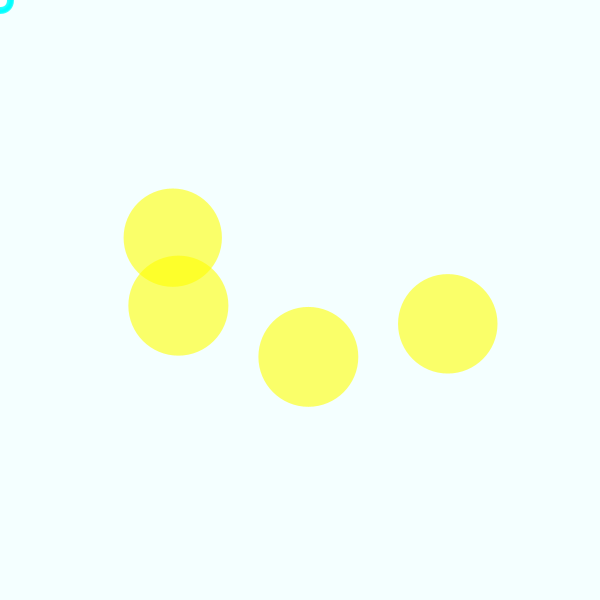
Frame 1 (no input)
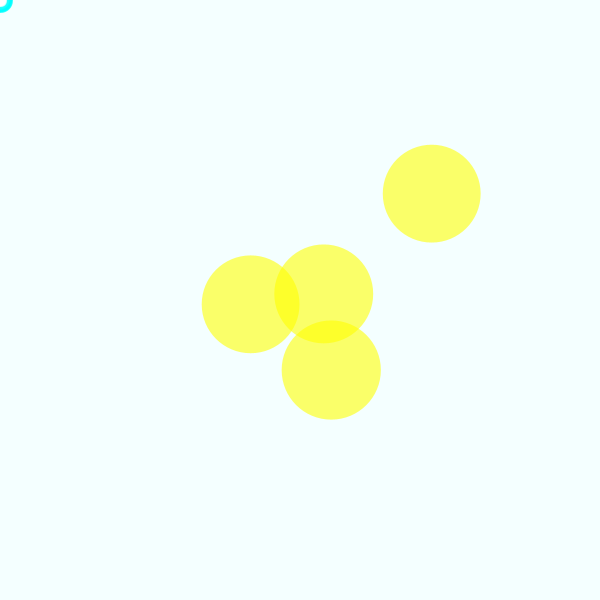
Frame 60 (the mouse pressed at the canvas centre just before this capture)
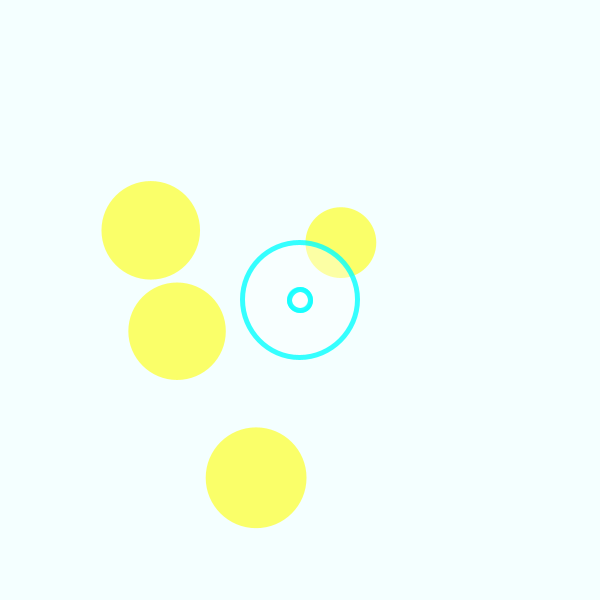
Frame 120 (the mouse held since frame 60 and released just before this capture)

The Processing sketch that drew these frames (run headless with seeded random() and noise(); from frame 60 on, the mouse is pressed at the canvas centre):

// Processing sketch: week1_balloon
// ── week1_balloon.pde

//Nature of Code week1 assignment

// Test comment

//Walker w;
Walker[] w;

void setup() {
  size(600, 600);
  frameRate(30);
  
  w = new Walker[4];
  //w = new Walker();
  for(int i = 0; i < w.length; i++) {
    w[i] = new Walker();
  }
}

void draw() {
 // background(240, 255, 255);
  background(244, 255, 255);
  
//  w.walk();
//  w.display();
  for (int i = 0; i < w.length; i++) {
    w[i].walk();
    w[i].display();
  }
}

// ── Walker.pde
import java.util.Random;

class Walker {
  

  // Declare a Random number generator object
  Random generator;
  
  PVector location;
  PVector noff;
  PVector reaction;
  
  Walker() {
    location = new PVector(width/2, height);
    noff = new PVector(random(1000), random(1000));
    reaction = new PVector(0, 0);
    generator = new Random();
  }
  
  void display() {
    
    float d = (float) generator.nextGaussian();
    float d2 = (float) generator.nextGaussian();
    float sd = 1;
    
    float distance = dist(location.x, location.y, mouseX, mouseY);
    
    if (distance < 100) {
      d = ( d * sd ) + map(distance, 0, 100, 0, 100);
      d2 = ( d * sd ) + map(distance, 0, 100, 100, 20);
    } else {
      d = ( d * sd ) + 100;
      d2 = ( d2 * sd ) + 20;
    }
    
    noStroke();
    fill(255, 255, 0, 150);
    ellipse(location.x, location.y, d, d);
    
    stroke(0, 255, 255, 200);
    strokeWeight(5);
    fill(255, 255, 255, 100);
    ellipse(mouseX, mouseY, d2, d2);
  }
  
  void walk() {
   
    location.x = map(noise(noff.x), 0, 1, 0, width);
    location.y = map(noise(noff.y), 0, 1, 0, height);
    
    noff.add(0.01, 0.01, 0);
  }
  
}
